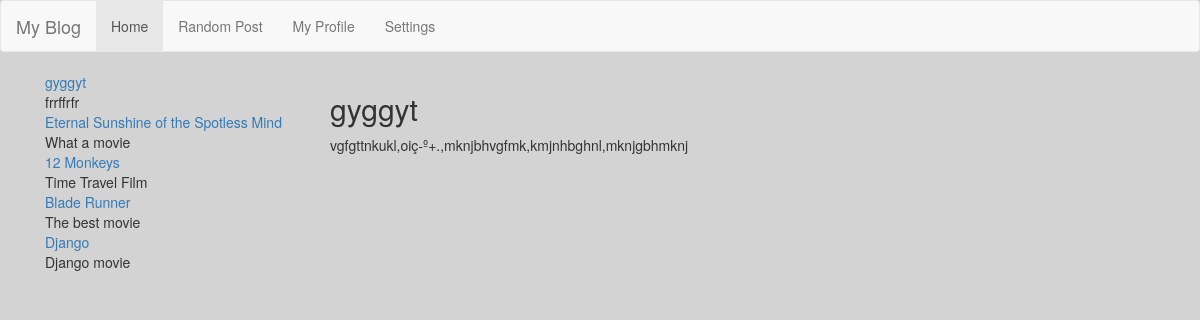
/post/fgtrf, run on the app's committed database.
### blog/models.py (models this page shows, shortened)
class Post(models.Model):
    title = models.CharField(max_length=255)
    slug = models.SlugField(max_length=255, unique=True)
    summary = models.CharField(max_length=300)
    content = models.TextField()
    published = models.BooleanField(default=True)
    created = models.DateTimeField(auto_now_add=True)
    image = models.ImageField(upload_to='img')
    class Meta:
        ordering = ['-created']

### blog/views.py (the view)
# urls.py: path('post/<slug>', blog_views.post),
def post (request,slug):
    posts = Post.objects.all()
    return render_to_response('post.html',{
        'post':get_object_or_404(Post, slug=slug),
        'posts':posts
    })

### blog/templates/post.html (shortened to what this page needs)
<!DOCTYPE html>
<html lang="en">
<head>
    {% extends 'single-template.html' %}
    {% block entry %}
        <h2>{{post.title}}</h2>
        <div>
            {{post.content|linebreaks }}
        </div>
    {% endblock %}

### blog/templates/single-template.html
{% extends 'base.html' %}
{% block content %}
    <div class="container">
        <div class="col-md-3">
            {% for post in posts %}
                <div>
                    <div class="summary-title"><a href="/post/{{post.slug}}">{{post.title}}</a></div>
                    <div class="summary">{{post.summary}}</div>
                </div>
            {% endfor %}
        </div>
        <div class="col-md-9">
            {% block entry %}
            {% endblock %}
        </div>
    </div>
{% endblock %}

### blog/templates/base.html (shortened to what this page needs)
<!DOCTYPE html>
<html lang="en">
<head>
    {% load static %}
    <link rel="stylesheet" href="{% static 'css/style.css' %}">
    {% load bootstrap3 %}
    {% bootstrap_css %}
</head>
<body>
    <nav class="navbar navbar-default">
        <div class="container-fluid">
            <div class="navbar-header">
                <a class="navbar-brand" href="/">My Blog</a>
            </div>
            <div class="collapse navbar-collapse" id="bs-example-navbar-collapse-1">
                <ul class="nav navbar-nav">
                    <li class="active"><a href="/">Home </a></li>
                    <li><a href="#">Random Post</a></li>
                    <li><a href="#">My Profile</a></li>
                    <li><a href="#">Settings</a></li>
                </ul>
            </div>
        </div>
    </nav>
    <div id="content">
        {% block content %}{% endblock %}
    </div>
</body>
</html>

### blog/static/css/style.css (style rules this page uses)
body { background-color: #D3D3D3 !important; }

### data on the page
Post: title "gyggyt", summary "frrffrfr", content "vgfgttnkukl,oiç-º+.,mknjbhvgfmk,kmjnhbghnl,mknjgbhmknj"
Post: title "Eternal Sunshine of the Spotless Mind", summary "What a movie"
Post: title "12 Monkeys", summary "Time Travel Film"
Post: title "Blade Runner", summary "The best movie"
Post: title "Django", summary "Django movie"
